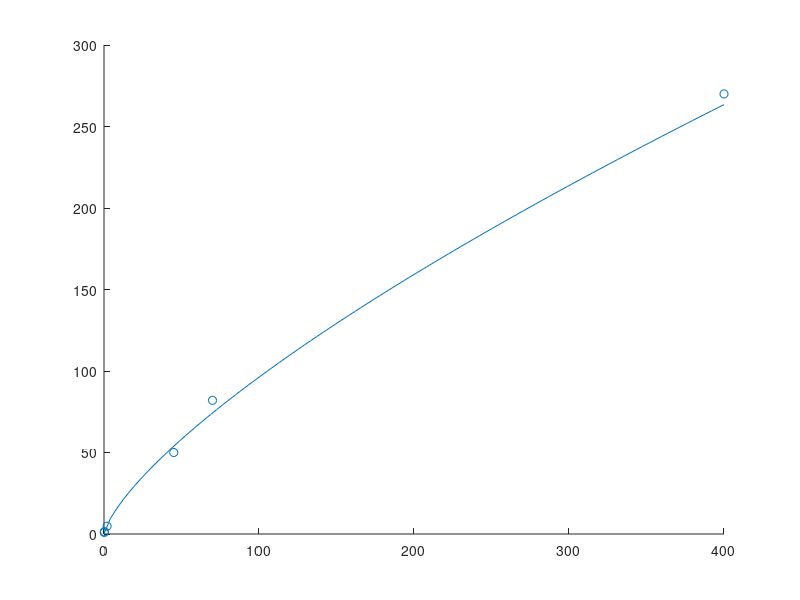

This chart was generated by the following MATLAB code:
mass = [400,70,45,2,0.3,0.16];
metabolism = [270,82,50,4.8,1.45,0.97];

x1 = log(mass);
y1 = log(metabolism);

scatter(mass,metabolism);
hold on;
a = polyfit(x1,y1,1);

slope = a(1);
interc = a(2);

f = @(x) exp(interc) .* x.^(slope);

f(200)
plot(linspace(0,400),f(linspace(0,400)))
